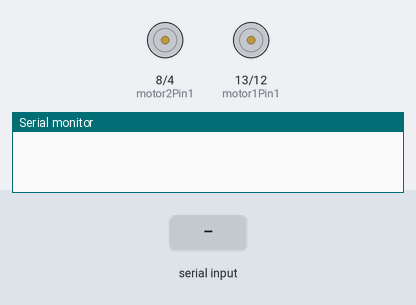
Simulated run of this sketch. Board: Arduino Uno, built with avr-gcc and run on an emulated ATmega328P. Shown: motor-driver pin pairs drawn as motors (green arrow = first pin HIGH = forward, orange = second pin HIGH = backward, longer = more drive), the last lines printed to the serial monitor. Inputs (shaded band) come from the test bench.

Above: at 1.2 s.
1.3 s: "F" received over Serial
At 2.3 s:
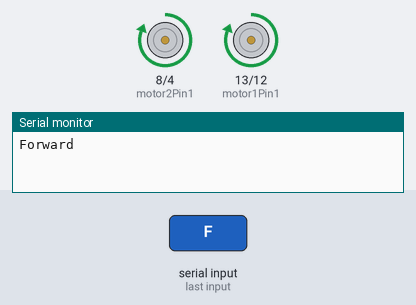
2.8 s: "R" received over Serial
At 3.4 s:
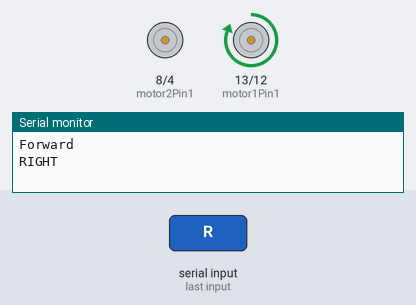
4.3 s: "L" received over Serial
At 5.5 s:
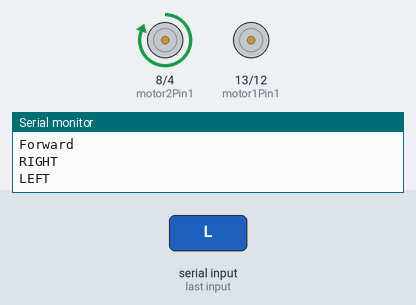
5.8 s: "B" received over Serial
At 6.9 s:
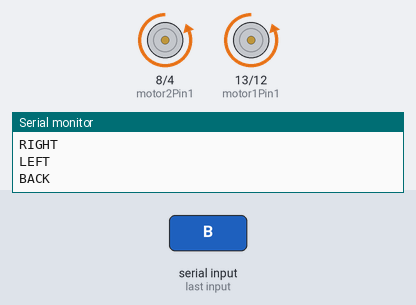
Timing chart, 0 to 8.3 s (numbered marks = the images above; inputs shaded):
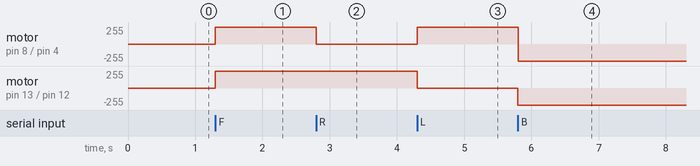

Measured:
- after the input at 1.3 s, motor on pin 8 (motor2Pin1) / pin 4 (motor2Pin2), motor on pin 13 (motor1Pin1) / pin 12 (motor1Pin2): stopped → forward 255/255 at once
- after the input at 2.8 s, motor on pin 8 (motor2Pin1) / pin 4 (motor2Pin2): forward 255/255 → stopped at once
- after the input at 4.3 s, motor on pin 8 (motor2Pin1) / pin 4 (motor2Pin2): stopped → forward 255/255 at once; motor on pin 13 (motor1Pin1) / pin 12 (motor1Pin2): forward 255/255 → stopped at once
- after the input at 5.8 s, motor on pin 8 (motor2Pin1) / pin 4 (motor2Pin2): forward 255/255 → backward 255/255 at once; motor on pin 13 (motor1Pin1) / pin 12 (motor1Pin2): stopped → backward 255/255 at once

The sketch:

2motor.ino
```cpp
#define motor1Pin1  13
#define motor1Pin2  12
#define motor2Pin1  8
#define motor2Pin2  4


int dir;
int c=0;
int dirStop=0;

void setup() {
    pinMode(motor1Pin1, OUTPUT);
    pinMode(motor1Pin2, OUTPUT);
    pinMode(motor2Pin1, OUTPUT);
    pinMode(motor2Pin2, OUTPUT);
    Serial.begin(9600);
    }


void loop() {


    if(Serial.available() > 0){

      dir = Serial.read();

      c=0;

    }


    if (dir == 'F') {

        digitalWrite(motor1Pin1, HIGH);

        digitalWrite(motor1Pin2, LOW);

        digitalWrite(motor2Pin1, HIGH);

        digitalWrite(motor2Pin2, LOW);

        if(c == 0){

          Serial.println("Forward");

          c=1;

        }

     }


    if (dir == 'R') {

        digitalWrite(motor1Pin1, HIGH);

        digitalWrite(motor1Pin2, LOW);

        digitalWrite(motor2Pin1, LOW);

        digitalWrite(motor2Pin2, LOW);

        if(c == 0){

          Serial.println("RIGHT");

          c=1;

        }

    }


    if (dir == 'L') {

        digitalWrite(motor1Pin1, LOW);

        digitalWrite(motor1Pin2, LOW);

        digitalWrite(motor2Pin1, HIGH);

        digitalWrite(motor2Pin2, LOW);

        if(c == 0){

          Serial.println("LEFT");

          c=1;

        }

    }


    else if (dir == 'S' || dirStop == 1) {

        digitalWrite(motor1Pin1, LOW);

        digitalWrite(motor1Pin2, LOW);

        digitalWrite(motor2Pin1, LOW);

        digitalWrite(motor2Pin2, LOW);

        if(c == 0){

          Serial.println("STOP");

          c=1;

        }

        dirStop=0;

    }


    else if (dir == 'B') {

        digitalWrite(motor1Pin1, LOW);

        digitalWrite(motor1Pin2, HIGH);

        digitalWrite(motor2Pin1, LOW);

        digitalWrite(motor2Pin2, HIGH);

        if(c== 0){

          Serial.println("BACK");

          c=1;

        }

    }


}
```
